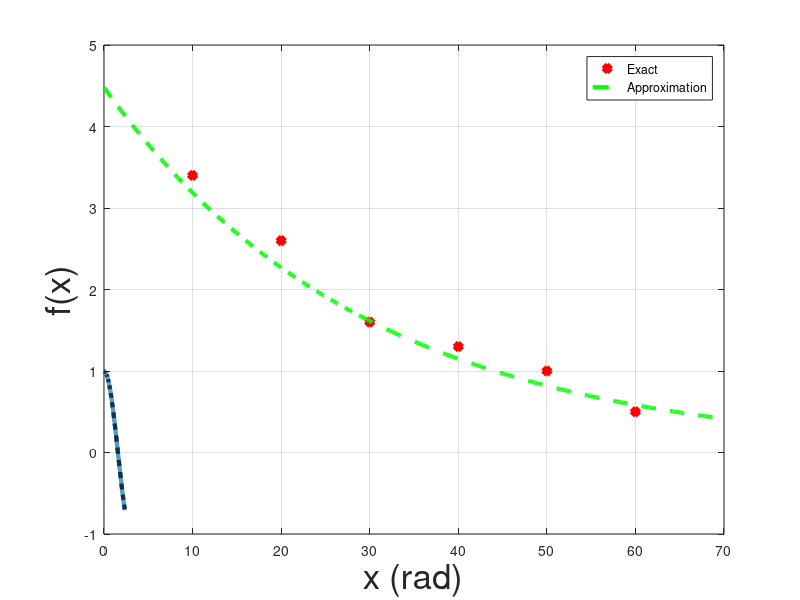

Write MATLAB code to recreate this figure. (Note: this script raises an error after producing the figure.)
% ECE 2412 - Assignment 1 solution
%% Question 1
clc;close all;clear;

z=-5:0.01:5;
xlabel('z','FontSize',35);
ylabel('Frequency','FontSize',35);
f=1/(sqrt(2*pi))*exp(-(z.^2)/2);
plot(z,f,'LineWidth',3)
ylabel('Frequency')
xlabel('z')
 
%% Question 2
clc;close all;clear;

%Ploting the Data
t=10:10:60;
c_points=[3.4 2.6 1.6 1.3 1.0 0.5];
plot(t,c_points,'dr','LineWidth',3,'MarkerFaceColor', 'r')
xlabel('Time (min)','FontSize',25);
ylabel('concentration (ppm)','FontSize',25);

hold on

%Ploting the function c(t)
t=0:0.1:70;
c_function = 4.48*exp(-0.034.*t);
plot(t,c_function,'--g','LineWidth',3)
legend('Data','Function')


%% Question 3
clc;close all;clear;

x=linspace(0,3*pi/4,500);
f_exact = cos(x);
plot(x,f_exact,'LineWidth',3)
xlabel('x (rad)','FontSize',25);
ylabel('f(x)','FontSize',25);
hold on
grid on

f_approximation = 1 - (x.^2)/factorial(2) + (x.^4)/factorial(4) - (x.^6)/factorial(6) + (x.^8)/factorial(8);
plot(x,f_approximation,'--k','LineWidth',3)
legend('Exact','Approximation')


%% Question 4
clc;close all;clear;


x=0.7;
j = 2; % j will be used to alternate the sign
f=0; % Initial value of f with no terms
True_value = sin(x);
for i=1:2:15  % start i=1 and increament by 2 (1,3,5,...)
    
    f=f+((-1)^j)*x^i / factorial(i);   % adding new term each loop
    error = ((True_value - f) / True_value)*100 ;
    fprintf('Sin (%0.1f) = %0.16f with percent relative error= %0.16f%% \n \n',x,f,error)
    
    j=j+1; % To alternate the sign;
    
end

%% Question 5
% function grade=letter2grade(score)
%  
%     if (score>=90 && score <=100)
%         grade= 'A';
%     elseif (score>=80 && score <90)
%         grade= 'B';
%    elseif (score>=70 && score <80)
%         grade= 'C';
%    elseif (score>=60 && score <70)
%         grade= 'D';
%    elseif (score>=0 && score <60)
%         grade= 'F';
%     else
%         error('Error. Input must be a numeric value between 0 to 100')
%     end
% end


%% Question 6

% function v=rocket_velocity(t)
% 
%         if (t>=0 && t<8)
%             v=(10*(t^2))-(5*t);
%         elseif(t>=8 && t<16)
%             v=624-3*t;
%         elseif(t>=16 && t<26)
%             v=36*t+12*(t-16)^2;
%         elseif(t>=26)
%             v=2136*exp(-0.1*(t-26));
%         else
%             v=0;
%         end
% end

i=1;
for t=-5:0.1:50;
        v(i)=rocket_velocity(t);
        i=i+1;
end
t=-5:0.1:50;
plot(t,v,'LineWidth',3)
xlabel('Time (sec)','FontSize',25);
ylabel('Velocity (m/s)','FontSize',25);
hold on
grid on

%% Question 7
clear;clc;close all;

e = 1;
while (true)
        if(1+e >1)
            e=e/2;
        else
            e=2*e;
            break;
        end
end

fprintf(' The smallest number according to the algorithm = %e \n',e) 
fprintf(' The smallest number according to the built-in function = %e \n',eps)
    

%% Question 8

clear;clc;close all;


n=2; % Two significant figures
e_s = 0.5*10^(2-n);  % Calculating the tolarance based on the value of n
e_a=100;    % setting the approximate percent relative errors to 100%
e_x=1;          % The simplest version
i=1;    %Index that will be used for the power of x in the calculation
x=0.25;
while(e_a > e_s)
    
    e_x_pre = e_x;      % Storing the previous approximation
    e_x = e_x + (x^i)/factorial(i); % Calculating the present approximation
    e_a = ((e_x - e_x_pre) / e_x)*100;
        
    i=i+1;      % Incrementing the Index
end

fprintf(' The estimated value of e^%0.2f is %0.8f \n',x,e_x) 
fprintf(' with approximate percent relative errors of %0.4f %% \n',e_a) 
fprintf(' The true value of e^%0.2f is %0.8f \n',x,exp(0.25)) 



